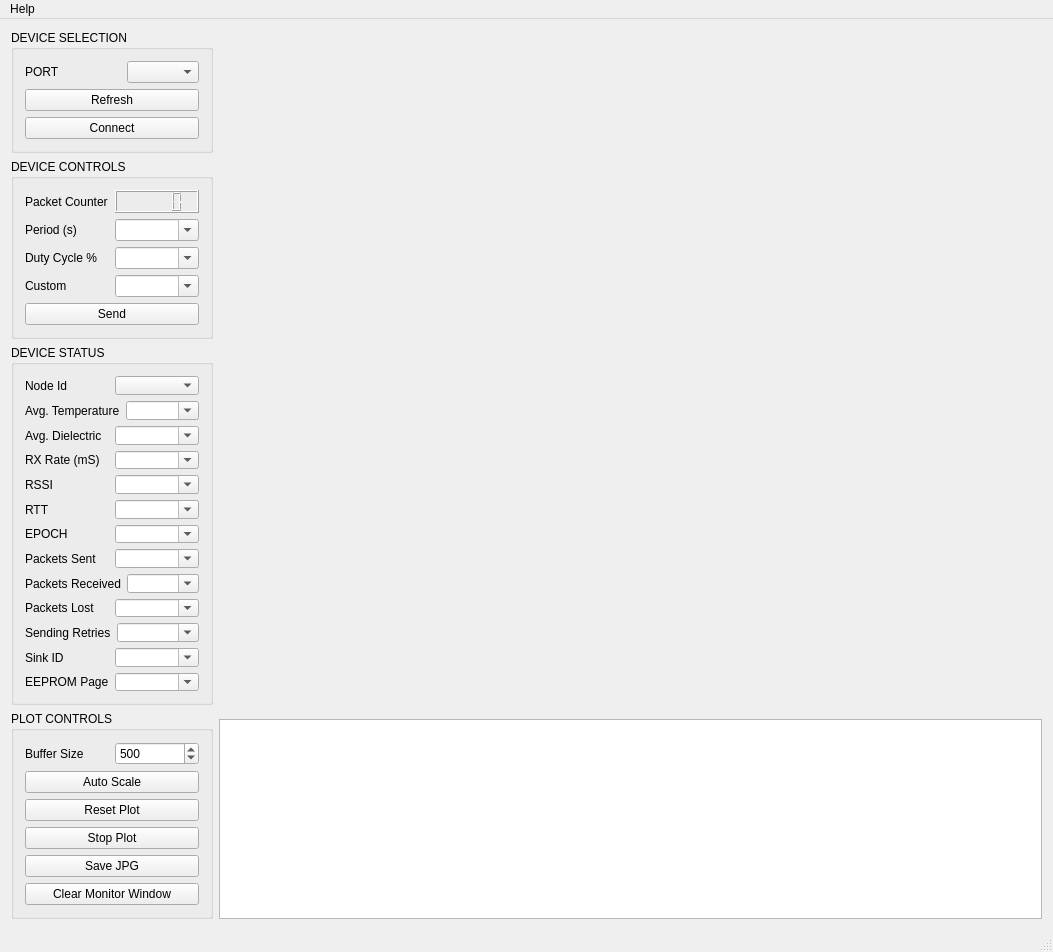
<?xml version="1.0" encoding="UTF-8"?>
<ui version="4.0">
 <class>MainWindow</class>
 <widget class="QMainWindow" name="MainWindow">
  <property name="geometry">
   <rect>
    <x>0</x>
    <y>0</y>
    <width>1053</width>
    <height>952</height>
   </rect>
  </property>
  <property name="minimumSize">
   <size>
    <width>840</width>
    <height>620</height>
   </size>
  </property>
  <property name="windowTitle">
   <string>MainWindow</string>
  </property>
  <widget class="QWidget" name="centralWidget">
   <layout class="QGridLayout" name="gridLayout_3">
    <item row="0" column="2">
     <layout class="QVBoxLayout" name="verticalLayout_2">
      <item>
       <widget class="QCustomPlot" name="plot" native="true"/>
      </item>
      <item>
       <spacer name="horizontalSpacer">
        <property name="orientation">
         <enum>Qt::Horizontal</enum>
        </property>
        <property name="sizeHint" stdset="0">
         <size>
          <width>663</width>
          <height>13</height>
         </size>
        </property>
       </spacer>
      </item>
      <item>
       <widget class="QTextBrowser" name="console">
        <property name="enabled">
         <bool>true</bool>
        </property>
        <property name="sizePolicy">
         <sizepolicy hsizetype="Preferred" vsizetype="Preferred">
          <horstretch>0</horstretch>
          <verstretch>0</verstretch>
         </sizepolicy>
        </property>
        <property name="maximumSize">
         <size>
          <width>16777215</width>
          <height>200</height>
         </size>
        </property>
       </widget>
      </item>
     </layout>
    </item>
    <item row="0" column="1">
     <layout class="QVBoxLayout" name="controlsLayout">
      <item>
       <widget class="QGroupBox" name="PortControlsBox">
        <property name="title">
         <string>DEVICE SELECTION</string>
        </property>
        <property name="flat">
         <bool>false</bool>
        </property>
        <property name="checkable">
         <bool>false</bool>
        </property>
        <layout class="QGridLayout" name="gridLayout">
         <item row="0" column="0">
          <layout class="QVBoxLayout" name="verticalLayout_3">
           <item>
            <layout class="QHBoxLayout" name="horizontalLayout">
             <item>
              <widget class="QLabel" name="labelPort">
               <property name="maximumSize">
                <size>
                 <width>16777215</width>
                 <height>16777215</height>
                </size>
               </property>
               <property name="text">
                <string>PORT</string>
               </property>
              </widget>
             </item>
             <item>
              <widget class="QComboBox" name="comboPort">
               <property name="sizePolicy">
                <sizepolicy hsizetype="Fixed" vsizetype="Fixed">
                 <horstretch>0</horstretch>
                 <verstretch>0</verstretch>
                </sizepolicy>
               </property>
               <property name="minimumSize">
                <size>
                 <width>69</width>
                 <height>0</height>
                </size>
               </property>
               <property name="maximumSize">
                <size>
                 <width>16777215</width>
                 <height>16777215</height>
                </size>
               </property>
              </widget>
             </item>
            </layout>
           </item>
           <item>
            <widget class="QPushButton" name="refreshPortsButton">
             <property name="text">
              <string>Refresh</string>
             </property>
            </widget>
           </item>
           <item>
            <widget class="QPushButton" name="connectButton">
             <property name="minimumSize">
              <size>
               <width>0</width>
               <height>0</height>
              </size>
             </property>
             <property name="maximumSize">
              <size>
               <width>16777215</width>
               <height>16777215</height>
              </size>
             </property>
             <property name="text">
              <string>Connect</string>
             </property>
            </widget>
           </item>
          </layout>
         </item>
        </layout>
       </widget>
      </item>
      <item>
       <widget class="QGroupBox" name="DeviceControls">
        <property name="title">
         <string>DEVICE CONTROLS</string>
        </property>
        <layout class="QHBoxLayout" name="horizontalLayout_14">
         <item>
          <layout class="QVBoxLayout" name="verticalLayout_5">
           <item>
            <layout class="QHBoxLayout" name="CounterDisplay">
             <item>
              <widget class="QLabel" name="counterDisplayLabel">
               <property name="text">
                <string>Packet Counter</string>
               </property>
              </widget>
             </item>
             <item>
              <widget class="QLCDNumber" name="counterDisplay"/>
             </item>
            </layout>
           </item>
           <item>
            <layout class="QHBoxLayout" name="Period">
             <item>
              <widget class="QLabel" name="periodLabel">
               <property name="text">
                <string>Period (s)</string>
               </property>
              </widget>
             </item>
             <item>
              <widget class="QComboBox" name="devPeriod">
               <property name="editable">
                <bool>true</bool>
               </property>
              </widget>
             </item>
            </layout>
           </item>
           <item>
            <layout class="QHBoxLayout" name="DutyCycle">
             <property name="sizeConstraint">
              <enum>QLayout::SetDefaultConstraint</enum>
             </property>
             <item>
              <widget class="QLabel" name="dutyCycleLabel">
               <property name="text">
                <string>Duty Cycle %</string>
               </property>
              </widget>
             </item>
             <item>
              <widget class="QComboBox" name="devDutyCycle">
               <property name="editable">
                <bool>true</bool>
               </property>
              </widget>
             </item>
            </layout>
           </item>
           <item>
            <layout class="QHBoxLayout" name="CustomCommand">
             <item>
              <widget class="QLabel" name="customCommandLabel">
               <property name="text">
                <string>Custom</string>
               </property>
              </widget>
             </item>
             <item>
              <widget class="QComboBox" name="customCommand">
               <property name="editable">
                <bool>true</bool>
               </property>
              </widget>
             </item>
            </layout>
           </item>
           <item>
            <widget class="QPushButton" name="sendDevCmd">
             <property name="text">
              <string>Send</string>
             </property>
            </widget>
           </item>
          </layout>
         </item>
        </layout>
       </widget>
      </item>
      <item>
       <widget class="QGroupBox" name="DeviceStatus">
        <property name="title">
         <string>DEVICE STATUS</string>
        </property>
        <layout class="QHBoxLayout" name="horizontalLayout_13">
         <item>
          <layout class="QVBoxLayout" name="verticalLayout">
           <item>
            <layout class="QHBoxLayout" name="horizontalLayout_6">
             <item>
              <widget class="QLabel" name="labelNodes">
               <property name="minimumSize">
                <size>
                 <width>60</width>
                 <height>0</height>
                </size>
               </property>
               <property name="maximumSize">
                <size>
                 <width>16777215</width>
                 <height>16777215</height>
                </size>
               </property>
               <property name="text">
                <string>Node Id</string>
               </property>
              </widget>
             </item>
             <item>
              <widget class="QComboBox" name="comboNodes">
               <property name="minimumSize">
                <size>
                 <width>69</width>
                 <height>0</height>
                </size>
               </property>
               <property name="maximumSize">
                <size>
                 <width>16777215</width>
                 <height>16777215</height>
                </size>
               </property>
               <property name="currentIndex">
                <number>-1</number>
               </property>
              </widget>
             </item>
            </layout>
           </item>
           <item>
            <layout class="QHBoxLayout" name="avgTmpLayout">
             <item>
              <widget class="QLabel" name="avgTmpLabel">
               <property name="text">
                <string>Avg. Temperature</string>
               </property>
              </widget>
             </item>
             <item>
              <widget class="QComboBox" name="comboAvgTmp">
               <property name="enabled">
                <bool>true</bool>
               </property>
               <property name="editable">
                <bool>true</bool>
               </property>
              </widget>
             </item>
            </layout>
           </item>
           <item>
            <layout class="QHBoxLayout" name="avgDieLayout">
             <item>
              <widget class="QLabel" name="avgDieLabel">
               <property name="text">
                <string>Avg. Dielectric</string>
               </property>
              </widget>
             </item>
             <item>
              <widget class="QComboBox" name="comboAvgDie">
               <property name="enabled">
                <bool>true</bool>
               </property>
               <property name="editable">
                <bool>true</bool>
               </property>
              </widget>
             </item>
            </layout>
           </item>
           <item>
            <layout class="QHBoxLayout" name="rateLayout">
             <item>
              <widget class="QLabel" name="rateLabel">
               <property name="text">
                <string>RX Rate (mS)</string>
               </property>
              </widget>
             </item>
             <item>
              <widget class="QComboBox" name="comboRate">
               <property name="enabled">
                <bool>true</bool>
               </property>
               <property name="editable">
                <bool>true</bool>
               </property>
              </widget>
             </item>
            </layout>
           </item>
           <item>
            <layout class="QHBoxLayout" name="horizontalLayout_20">
             <item>
              <widget class="QLabel" name="label">
               <property name="text">
                <string>RSSI</string>
               </property>
              </widget>
             </item>
             <item>
              <widget class="QComboBox" name="comboRSSI">
               <property name="editable">
                <bool>true</bool>
               </property>
              </widget>
             </item>
            </layout>
           </item>
           <item>
            <layout class="QHBoxLayout" name="horizontalLayout_19">
             <item>
              <widget class="QLabel" name="label_2">
               <property name="text">
                <string>RTT</string>
               </property>
              </widget>
             </item>
             <item>
              <widget class="QComboBox" name="comboRTT">
               <property name="editable">
                <bool>true</bool>
               </property>
              </widget>
             </item>
            </layout>
           </item>
           <item>
            <layout class="QHBoxLayout" name="horizontalLayout_18">
             <item>
              <widget class="QLabel" name="label_3">
               <property name="text">
                <string>EPOCH</string>
               </property>
              </widget>
             </item>
             <item>
              <widget class="QComboBox" name="comboEPOCH">
               <property name="editable">
                <bool>true</bool>
               </property>
              </widget>
             </item>
            </layout>
           </item>
           <item>
            <layout class="QHBoxLayout" name="horizontalLayout_17">
             <item>
              <widget class="QLabel" name="label_4">
               <property name="text">
                <string>Packets Sent</string>
               </property>
              </widget>
             </item>
             <item>
              <widget class="QComboBox" name="comboPKTSENT">
               <property name="editable">
                <bool>true</bool>
               </property>
              </widget>
             </item>
            </layout>
           </item>
           <item>
            <layout class="QHBoxLayout" name="horizontalLayout_23">
             <item>
              <widget class="QLabel" name="label_9">
               <property name="text">
                <string>Packets Received</string>
               </property>
              </widget>
             </item>
             <item>
              <widget class="QComboBox" name="comboPKTRX">
               <property name="editable">
                <bool>true</bool>
               </property>
              </widget>
             </item>
            </layout>
           </item>
           <item>
            <layout class="QHBoxLayout" name="horizontalLayout_16">
             <item>
              <widget class="QLabel" name="label_5">
               <property name="text">
                <string>Packets Lost</string>
               </property>
              </widget>
             </item>
             <item>
              <widget class="QComboBox" name="comboPKTLOST">
               <property name="editable">
                <bool>true</bool>
               </property>
              </widget>
             </item>
            </layout>
           </item>
           <item>
            <layout class="QHBoxLayout" name="horizontalLayout_15">
             <item>
              <widget class="QLabel" name="label_6">
               <property name="text">
                <string>Sending Retries</string>
               </property>
              </widget>
             </item>
             <item>
              <widget class="QComboBox" name="comboRETRIES">
               <property name="editable">
                <bool>true</bool>
               </property>
              </widget>
             </item>
            </layout>
           </item>
           <item>
            <layout class="QHBoxLayout" name="horizontalLayout_22">
             <item>
              <widget class="QLabel" name="label_8">
               <property name="text">
                <string>Sink ID</string>
               </property>
              </widget>
             </item>
             <item>
              <widget class="QComboBox" name="comboSINKID">
               <property name="editable">
                <bool>true</bool>
               </property>
              </widget>
             </item>
            </layout>
           </item>
           <item>
            <layout class="QHBoxLayout" name="horizontalLayout_21">
             <item>
              <widget class="QLabel" name="label_7">
               <property name="text">
                <string>EEPROM Page</string>
               </property>
              </widget>
             </item>
             <item>
              <widget class="QComboBox" name="comboEEPROM">
               <property name="editable">
                <bool>true</bool>
               </property>
              </widget>
             </item>
            </layout>
           </item>
          </layout>
         </item>
        </layout>
       </widget>
      </item>
      <item>
       <spacer name="verticalSpacer">
        <property name="orientation">
         <enum>Qt::Vertical</enum>
        </property>
        <property name="sizeHint" stdset="0">
         <size>
          <width>20</width>
          <height>62</height>
         </size>
        </property>
       </spacer>
      </item>
      <item>
       <widget class="QGroupBox" name="PlotControlsBox">
        <property name="title">
         <string>PLOT CONTROLS</string>
        </property>
        <layout class="QGridLayout" name="gridLayout_2">
         <item row="0" column="0">
          <layout class="QVBoxLayout" name="plotControlsLayout">
           <item>
            <layout class="QHBoxLayout" name="horizontalLayout_10">
             <item>
              <widget class="QLabel" name="pointsLabel">
               <property name="minimumSize">
                <size>
                 <width>60</width>
                 <height>0</height>
                </size>
               </property>
               <property name="maximumSize">
                <size>
                 <width>16777215</width>
                 <height>16777215</height>
                </size>
               </property>
               <property name="text">
                <string>Buffer Size</string>
               </property>
              </widget>
             </item>
             <item>
              <widget class="QSpinBox" name="spinPoints">
               <property name="minimumSize">
                <size>
                 <width>69</width>
                 <height>0</height>
                </size>
               </property>
               <property name="maximumSize">
                <size>
                 <width>16777215</width>
                 <height>16777215</height>
                </size>
               </property>
               <property name="minimum">
                <number>10</number>
               </property>
               <property name="maximum">
                <number>1000</number>
               </property>
               <property name="value">
                <number>500</number>
               </property>
              </widget>
             </item>
            </layout>
           </item>
           <item>
            <layout class="QHBoxLayout" name="horizontalLayout_8"/>
           </item>
           <item>
            <widget class="QPushButton" name="autoscaleButton">
             <property name="text">
              <string>Auto Scale</string>
             </property>
            </widget>
           </item>
           <item>
            <widget class="QPushButton" name="resetPlotButton">
             <property name="text">
              <string>Reset Plot</string>
             </property>
            </widget>
           </item>
           <item>
            <widget class="QPushButton" name="stopPlotButton">
             <property name="minimumSize">
              <size>
               <width>0</width>
               <height>0</height>
              </size>
             </property>
             <property name="maximumSize">
              <size>
               <width>16777215</width>
               <height>16777215</height>
              </size>
             </property>
             <property name="text">
              <string>Stop Plot</string>
             </property>
            </widget>
           </item>
           <item>
            <widget class="QPushButton" name="saveJPGButton">
             <property name="text">
              <string>Save JPG</string>
             </property>
            </widget>
           </item>
           <item>
            <widget class="QPushButton" name="resetMonWindow">
             <property name="text">
              <string>Clear Monitor Window</string>
             </property>
            </widget>
           </item>
          </layout>
         </item>
        </layout>
       </widget>
      </item>
     </layout>
    </item>
   </layout>
   <zorder></zorder>
   <zorder></zorder>
  </widget>
  <widget class="QStatusBar" name="statusBar"/>
  <widget class="QMenuBar" name="menuBar">
   <property name="geometry">
    <rect>
     <x>0</x>
     <y>0</y>
     <width>1053</width>
     <height>21</height>
    </rect>
   </property>
   <widget class="QMenu" name="menuHelo">
    <property name="title">
     <string>Help</string>
    </property>
    <addaction name="actionHow_to_use"/>
   </widget>
   <addaction name="menuHelo"/>
  </widget>
  <action name="actionHow_to_use">
   <property name="text">
    <string>How to use </string>
   </property>
  </action>
 </widget>
 <layoutdefault spacing="6" margin="11"/>
 <customwidgets>
  <customwidget>
   <class>QCustomPlot</class>
   <extends>QWidget</extends>
   <header location="global">qcustomplot.h</header>
   <container>1</container>
  </customwidget>
 </customwidgets>
 <resources/>
 <connections/>
</ui>
